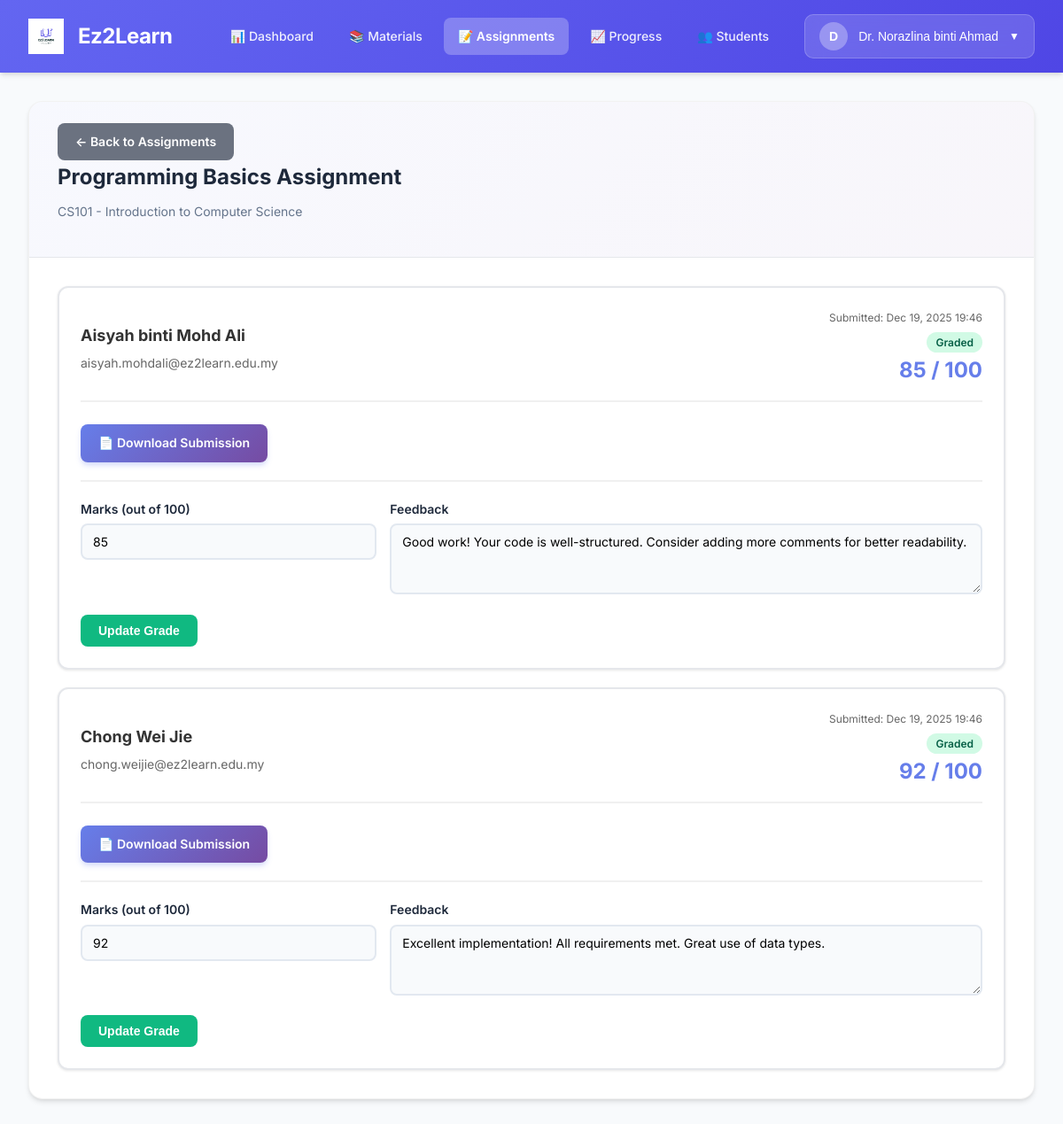
/lecturer/module-assignments/view-submissions.php?assignment_id=1 (signed in), run on the app's committed database.
### tables this page shows
CREATE TABLE assignments (
    assignment_id INT AUTO_INCREMENT PRIMARY KEY,
    course_id INT NOT NULL,
    lecturer_id INT NOT NULL,
    title VARCHAR(150) NOT NULL,
    description TEXT,
    due_date DATE,
    total_marks INT,
    instruction_file VARCHAR(255) NULL,
    status ENUM('open', 'closed') DEFAULT 'open',
    FOREIGN KEY (course_id) REFERENCES courses(course_id),
    FOREIGN KEY (lecturer_id) REFERENCES users(user_id)
);

CREATE TABLE courses (
    course_id INT AUTO_INCREMENT PRIMARY KEY,
    course_code VARCHAR(20) UNIQUE NOT NULL,
    course_name VARCHAR(100) NOT NULL,
    description TEXT,
    status ENUM('open','closed') DEFAULT 'open'
);

CREATE TABLE submissions (
    submission_id INT AUTO_INCREMENT PRIMARY KEY,
    assignment_id INT NOT NULL,
    student_id INT NOT NULL,
    file_path VARCHAR(255),
    submitted_at TIMESTAMP DEFAULT CURRENT_TIMESTAMP,
    marks INT,
    feedback TEXT,
    FOREIGN KEY (assignment_id) REFERENCES assignments(assignment_id),
    FOREIGN KEY (student_id) REFERENCES users(user_id)
);

CREATE TABLE users (
    user_id INT AUTO_INCREMENT PRIMARY KEY,
    name VARCHAR(100) NOT NULL,
    email VARCHAR(100) UNIQUE NOT NULL,
    password VARCHAR(255) NOT NULL,
    role ENUM('admin','lecturer','student') NOT NULL,
    status ENUM('active','inactive') DEFAULT 'active',
    created_at TIMESTAMP DEFAULT CURRENT_TIMESTAMP
);

### lecturer/module-assignments/view-submissions.php (the view, shortened to what this page needs)
<?php
$db_host = 'localhost';
$db_user = 'root';
$db_pass = '';
$db_name = 'ez2learn';
$conn = mysqli_connect($db_host, $db_user, $db_pass, $db_name);
$lecturer_id = $_SESSION['user_id'] ?? 0;
$assignment_id = (int)($_GET['assignment_id'] ?? 0);
$assignment_query = "
    SELECT a.*, c.course_code, c.course_name
    FROM assignments a
    LEFT JOIN courses c ON a.course_id = c.course_id
    WHERE a.assignment_id = ? AND a.lecturer_id = ?
";
$stmt = mysqli_prepare($conn, $assignment_query);
mysqli_stmt_bind_param($stmt, "ii", $assignment_id, $lecturer_id);
mysqli_stmt_execute($stmt);
$result = mysqli_stmt_get_result($stmt);
$assignment = mysqli_fetch_assoc($result);
$submissions_query = "
    SELECT
        s.*,
        u.name as student_name, u.email as student_email
    FROM submissions s
    JOIN users u ON s.student_id = u.user_id
    WHERE s.assignment_id = ?
    ORDER BY s.submitted_at DESC
";
$stmt = mysqli_prepare($conn, $submissions_query);
mysqli_stmt_bind_param($stmt, "i", $assignment_id);
mysqli_stmt_execute($stmt);
$result = mysqli_stmt_get_result($stmt);
$submissions = mysqli_fetch_all($result, MYSQLI_ASSOC);
require_once '../../includes/header-lecturer.php';
?>
    <div class="container">
        <div class="page-container">
            <div class="page-header">
                <a href="index.php" class="btn-back">← Back to Assignments</a>
                <h1 class="page-title"><?php echo htmlspecialchars($assignment['title']); ?></h1>
                <p class="page-subtitle"><?php echo htmlspecialchars($assignment['course_code'] . ' - ' . $assignment['course_name']); ?></p>
            </div>
            <div class="content">
                <?php if (empty($submissions)): ?>
                    <div class="empty-state">
                        <p>No submissions yet for this assignment.</p>
                    </div>
                <?php else: ?>
                    <div class="submissions-list">
                <?php foreach ($submissions as $submission): ?>
                    <div class="submission-card">
                        <div class="submission-header">
                            <div class="student-info">
                                <h3><?php echo htmlspecialchars($submission['student_name']); ?></h3>
                                <p><?php echo htmlspecialchars($submission['student_email']); ?></p>
                            </div>
                            <div class="submission-meta">
                                <p>Submitted: <?php echo date('M d, Y H:i', strtotime($submission['submitted_at'])); ?></p>
                                <?php if ($submission['marks'] !== null): ?>
                                    <span class="badge badge-graded">Graded</span>
                                    <div class="marks-display"><?php echo $submission['marks']; ?> / <?php echo $assignment['total_marks']; ?></div>
                                <?php else: ?>
                                    <span class="badge badge-pending">Pending</span>
                                <?php endif; ?>
                            </div>
                        </div>
                        <div class="submission-content">
                            <?php if ($submission['file_path']): ?>
                                <a href="../../<?php echo htmlspecialchars($submission['file_path']); ?>" target="_blank" class="file-link">📄 Download Submission</a>
                            <?php else: ?>
                                <p style="color: #999;">No file uploaded</p>
                            <?php endif; ?>
                        </div>
                        <div class="grading-form">
                            <form method="POST">
                                <div class="form-row">
                                    <div class="form-group">
                                        <label class="form-label">Marks (out of <?php echo $assignment['total_marks']; ?>)</label>
                                        <input type="number" name="marks" class="form-control" min="0" max="<?php echo $assignment['total_marks']; ?>" value="<?php echo $submission['marks'] ?? ''; ?>" required>
                                    </div>
                                    <div class="form-group">
                                        <label class="form-label">Feedback</label>
                                        <textarea name="feedback" class="form-control" placeholder="Enter feedback for the student..."><?php echo htmlspecialchars($submission['feedback'] ?? ''); ?></textarea>
                                    </div>
                                </div>
                                <button type="submit" name="grade" class="btn-grade"><?php echo $submission['marks'] !== null ? 'Update Grade' : 'Grade Submission'; ?></button>
                            </form>
                        </div>
                    </div>
                    <?php endforeach; ?>
                    </div>
                <?php endif; ?>
            </div>
        </div>
    </div>
</body>
</html>

### includes/header-lecturer.php (style rules this page uses)
* { margin: 0; padding: 0; box-sizing: border-box; }
body { font-family: 'Inter', -apple-system, BlinkMacSystemFont, 'Segoe UI', sans-serif; background: #f8fafc; color: #1e293b; line-height: 1.6; }
.container { max-width: 1600px; margin: 2rem auto; padding: 0 2rem; }

### lecturer/module-assignments/view-submissions.php (style rules this page uses)
.page-container { background: #ffffff; border-radius: 16px; box-shadow: 0 4px 6px -1px rgba(0, 0, 0, 0.1), 0 2px 4px -1px rgba(0, 0, 0, 0.06); overflow: hidden; border: 1px solid rgba(0, 0, 0, 0.05); }
.page-header { padding: 1.5rem 2rem; border-bottom: 1px solid #e5e7eb; background: linear-gradient(135deg, rgba(102, 126, 234, 0.05) 0%, rgba(118, 75, 162, 0.05) 100%); }
.page-title { font-size: 1.5rem; font-weight: 700; color: #1e293b; margin-bottom: 0.5rem; }
.page-subtitle { color: #64748b; font-size: 0.875rem; margin-bottom: 1rem; }
.btn-back { background: #6b7280; color: white; border: none; padding: 0.625rem 1.25rem; border-radius: 8px; cursor: pointer; font-size: 0.875rem; font-weight: 600; text-decoration: none; display: inline-flex; align-items: center; gap: 0.5rem; transition: all 0.3s cubic-bezier(0.4, 0, 0.2, 1); }
.content { padding: 2rem; }
.submissions-list { display: flex; flex-direction: column; gap: 20px; }
.submission-card { background: white; border: 2px solid #e5e7eb; border-radius: 12px; padding: 1.5rem; transition: all 0.3s cubic-bezier(0.4, 0, 0.2, 1); box-shadow: 0 1px 3px 0 rgba(0, 0, 0, 0.1); }
.submission-header { display: flex; justify-content: space-between; align-items: center; margin-bottom: 15px; padding-bottom: 15px; border-bottom: 2px solid #f0f0f0; }
.student-info h3 { color: #333; font-size: 18px; margin-bottom: 5px; }
.student-info p { color: #666; font-size: 14px; }
.submission-meta { text-align: right; }
.submission-meta p { color: #666; font-size: 12px; margin-bottom: 5px; }
.badge { padding: 4px 10px; border-radius: 12px; font-size: 12px; font-weight: 600; }
.badge-graded { background: #d1fae5; color: #065f46; }
.submission-content { margin-bottom: 20px; }
.file-link { display: inline-flex; align-items: center; gap: 0.5rem; padding: 0.625rem 1.25rem; background: linear-gradient(135deg, #667eea 0%, #764ba2 100%); color: white; border-radius: 8px; text-decoration: none; margin-top: 10px; font-size: 0.875rem; font-weight: 600; transition: all 0.3s cubic-bezier(0.4, 0, 0.2, 1); box-shadow: 0 4px 6px -1px rgba(102, 126, 234, 0.3); }
.grading-form { margin-top: 20px; padding-top: 20px; border-top: 2px solid #f0f0f0; }
.form-group { margin-bottom: 15px; }
.form-label { display: block; margin-bottom: 5px; font-weight: 600; font-size: 14px; }
.form-control { width: 100%; padding: 0.625rem 0.75rem; border: 2px solid #e2e8f0; border-radius: 8px; font-size: 0.875rem; transition: all 0.3s cubic-bezier(0.4, 0, 0.2, 1); background: #f8fafc; font-family: inherit; }
textarea.form-control { min-height: 80px; resize: vertical; }
.form-row { display: grid; grid-template-columns: 1fr 2fr; gap: 15px; }
.btn-grade { background: #10b981; color: white; border: none; padding: 0.625rem 1.25rem; border-radius: 8px; cursor: pointer; font-size: 0.875rem; font-weight: 600; transition: all 0.3s cubic-bezier(0.4, 0, 0.2, 1); }
.marks-display { font-size: 1.5rem; font-weight: 700; color: #667eea; }

### data on the page
assignments: title "Programming Basics Assignment", course.course_name "CS101 - Introduction to Computer Science"
submissions: student.name "Aisyah binti Mohd Ali", student.email "aisyah.mohdali@ez2learn.edu.my", submitted_at "Dec 19, 2025 19:46", marks "85", assignment.total_marks "100", feedback "Good work! Your code is well-structured. Consider adding more comments for better readability.", shows "Update Grade"
submissions: student.name "Chong Wei Jie", student.email "chong.weijie@ez2learn.edu.my", submitted_at "Dec 19, 2025 19:46", marks "92", assignment.total_marks "100", feedback "Excellent implementation! All requirements met. Great use of data types.", shows "Update Grade"

### other printed values
substr($user_name, 0, 1) "D"
$user_name "Dr. Norazlina binti Ahmad"
